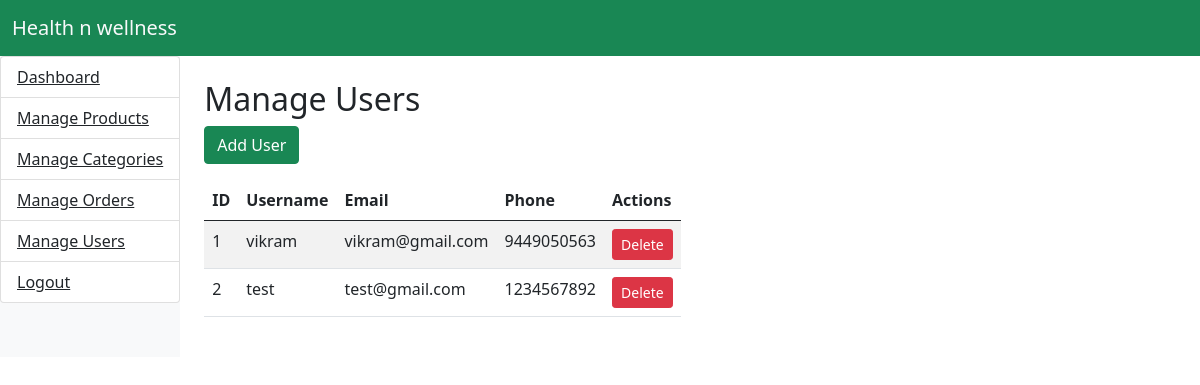
The page /manage_users.php (signed in) on the database its author committed.
### tables this page shows
CREATE TABLE `users` (
  `id` int(11) NOT NULL,
  `name` varchar(255) NOT NULL,
  `email` varchar(255) NOT NULL,
  `password` varchar(255) NOT NULL,
  `phone` varchar(20) DEFAULT NULL,
  `address_1` int(11) DEFAULT NULL,
  `address_2` int(11) DEFAULT NULL,
  `address_3` int(11) DEFAULT NULL,
  `created_at` timestamp NOT NULL DEFAULT current_timestamp()
);

### manage_users.php (the view, shortened to what this page needs)
<?php
include './includes/config.php';
?>
<!DOCTYPE html>
<html lang="en">
<head>
</head>
<body>
    <nav class="navbar navbar-expand-lg navbar-light bg-success">
        <div class="container-fluid">
            <a class="navbar-brand text-light" href="#">Health n wellness</a>
        </div>
    </nav>
    <div class="d-flex">
        <?php include './includes/navbar.php'; ?>
        <div class="content p-4">
            <h2>Manage Users</h2>
            <button class="btn btn-success mb-3" data-bs-toggle="modal" data-bs-target="#userModal">Add User</button>
            <table class="table table-striped">
                <thead>
                    <tr>
                        <th>ID</th>
                        <th>Username</th>
                        <th>Email</th>
                        <th>Phone</th>
                        <th>Actions</th>
                    </tr>
                </thead>
                <tbody id="user-list">
                    <?php
                    $sql = "SELECT * from users";
                    $res = $conn->query($sql);
                    if ($res) :
                        while ($data = $res->fetch_assoc()) :
                    ?>
                            <tr>
                                <td><?php echo $data['id']; ?></td>
                                <td><?php echo $data['name']; ?></td>
                                <td><?php echo $data['email']; ?></td>
                                <td><?php echo $data['phone']; ?></td>
                                <td>
                                    <a href="./includes/functions/del_user.php?id=<?php echo $data['id']; ?>"><button class="btn btn-danger btn-sm">Delete</button></a>
                                </td>
                            </tr>
                    <?php
                        endwhile;
                    endif;
                    ?>
                </tbody>
            </table>
        </div>
    </div>
    <?php include './includes/bundle.php'; ?>
</body>
</html>

### rows shown on the page
users: id "1", name "vikram", email "vikram@gmail.com", phone "9449050563"
users: id "2", name "test", email "test@gmail.com", phone "1234567892"
